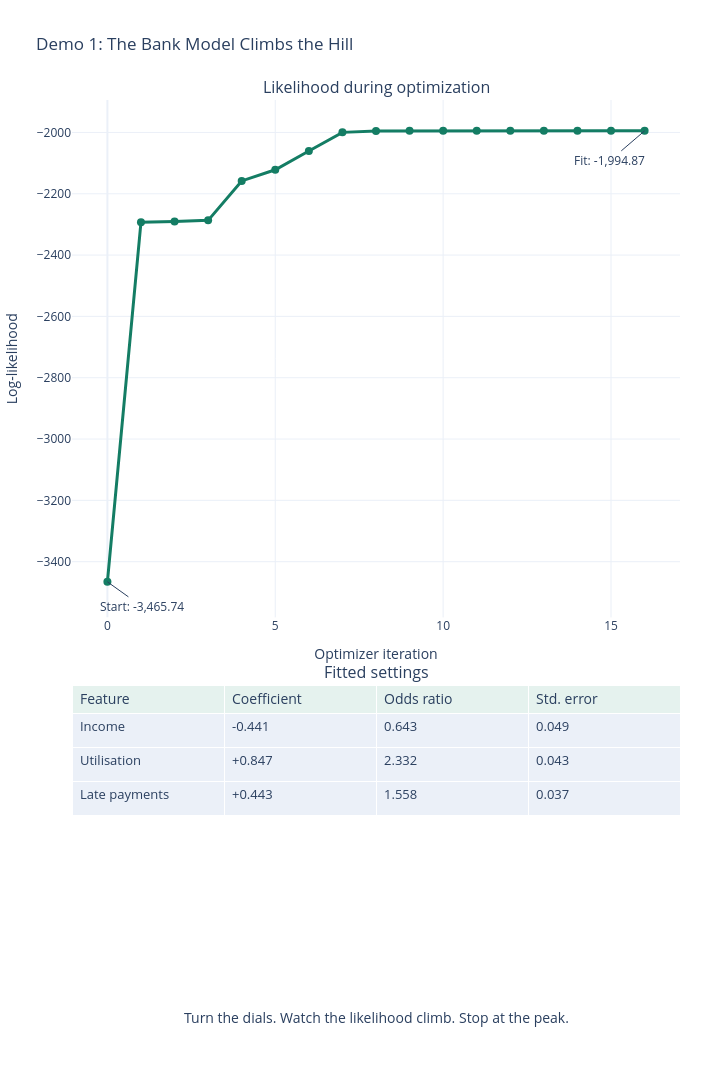

The cell this chart's notebook holds for it:
### Code cell
# Import Plotly's graph objects and subplot helper for an interactive fit summary.
import plotly.graph_objects as go
from plotly.subplots import make_subplots

# Number every recorded point, including the initial all-zero parameter guess.
iteration_numbers = np.arange(len(likelihood_history))

# Stack the likelihood chart above its fitted-statistics table for a portrait video canvas.
figure = make_subplots(
    rows=2,
    cols=1,
    row_heights=[0.66, 0.34],
    vertical_spacing=0.08,
    specs=[[{"type": "xy"}], [{"type": "table"}]],
    subplot_titles=("Likelihood during optimization", "Fitted settings"),
)

# Add every likelihood value recorded by the optimizer as an interactive line-and-marker trace.
figure.add_trace(
    go.Scatter(
        x=iteration_numbers,
        y=likelihood_history,
        mode="lines+markers",
        name="Log-likelihood",
        line={"color": "#147D64", "width": 3},
        marker={"size": 8},
        hovertemplate="Iteration %{x}<br>Log-likelihood %{y:,.2f}<extra></extra>",
    ),
    row=1,
    col=1,
)

# Add a table containing values derived from the fitted model and observed information matrix.
figure.add_trace(
    go.Table(
        header={
            "values": ["Feature", "Coefficient", "Odds ratio", "Std. error"],
            "fill_color": "#E5F2EE",
            "align": "left",
            "font": {"size": 14},
        },
        cells={
            "values": [
                feature_names,
                [f"{value:+.3f}" for value in fitted_coefficients],
                [f"{value:.3f}" for value in fitted_odds_ratios],
                [f"{value:.3f}" for value in coefficient_standard_errors],
            ],
            "align": "left",
            "height": 34,
            "font": {"size": 13},
        },
    ),
    row=2,
    col=1,
)

# Label the initial likelihood point with its value from this run.
figure.add_annotation(
    x=iteration_numbers[0],
    y=likelihood_history[0],
    text=f"Start: {likelihood_history[0]:,.2f}",
    showarrow=True,
    ax=35,
    ay=25,
    xref="x",
    yref="y",
)

# Label the fitted endpoint with the optimizer's final likelihood.
figure.add_annotation(
    x=iteration_numbers[-1],
    y=fitted_log_likelihood,
    text=f"Fit: {fitted_log_likelihood:,.2f}",
    showarrow=True,
    ax=-35,
    ay=30,
    xref="x",
    yref="y",
)

# Name the likelihood chart axes.
figure.update_xaxes(title_text="Optimizer iteration", row=1, col=1)
figure.update_yaxes(title_text="Log-likelihood", row=1, col=1)

# Place the requested caption below the stacked chart and table.
figure.add_annotation(
    x=0.5,
    y=-0.09,
    xref="paper",
    yref="paper",
    text="Turn the dials. Watch the likelihood climb. Stop at the peak.",
    showarrow=False,
    font={"size": 14},
)

# Use an exact 9:16 portrait canvas and enable interactive hover details.
figure.update_layout(
    title="Demo 1: The Bank Model Climbs the Hill",
    template="plotly_white",
    width=720,
    height=1280,
    autosize=False,
    margin={"l": 70, "r": 40, "t": 100, "b": 140},
    hovermode="closest",
)

# Render the interactive portrait graph and fitted-statistics table.
figure.show()

### Figure 1 — Plotly figure (JSON) as saved in the notebook; plotly's stock layout.template omitted (floating-point values rounded to 4 significant figures)
{"data": [{"hovertemplate": "Iteration %{x}<br>Log-likelihood %{y:,.2f}<extra></extra>", "line": {"color": "#147D64", "width": 3}, "marker": {"size": 8}, "mode": "lines+markers", "name": "Log-likelihood", "type": "scatter", "x": [0, 1, 2, 3, 4, 5, 6, 7, 8, 9, 10, 11, 12, 13, 14, 15, 16], "xaxis": "x", "y": [-3466.0, -2293.0, -2291.0, -2287.0, -2158.0, -2122.0, -2060.0, -2000.0, -1995.0, -1995.0, -1995.0, -1995.0, -1995.0, -1995.0, -1995.0, -1995.0, -1995.0], "yaxis": "y"}, {"cells": {"align": "left", "font": {"size": 13}, "height": 34, "values": [["Income", "Utilisation", "Late payments"], ["-0.441", "+0.847", "+0.443"], ["0.643", "2.332", "1.558"], ["0.049", "0.043", "0.037"]]}, "domain": {"x": [0, 1], "y": [0, 0.3128]}, "header": {"align": "left", "fill": {"color": "#E5F2EE"}, "font": {"size": 14}, "values": ["Feature", "Coefficient", "Odds ratio", "Std. error"]}, "type": "table"}], "layout": {"annotations": [{"font": {"size": 16}, "showarrow": false, "text": "Likelihood during optimization", "x": 0.5, "xanchor": "center", "xref": "paper", "y": 1, "yanchor": "bottom", "yref": "paper"}, {"font": {"size": 16}, "showarrow": false, "text": "Fitted settings", "x": 0.5, "xanchor": "center", "xref": "paper", "y": 0.3128, "yanchor": "bottom", "yref": "paper"}, {"ax": 35, "ay": 25, "showarrow": true, "text": "Start: -3,465.74", "x": 0, "xref": "x", "y": -3466.0, "yref": "y"}, {"ax": -35, "ay": 30, "showarrow": true, "text": "Fit: -1,994.87", "x": 16, "xref": "x", "y": -1995.0, "yref": "y"}, {"font": {"size": 14}, "showarrow": false, "text": "Turn the dials. Watch the likelihood climb. Stop at the peak.", "x": 0.5, "xref": "paper", "y": -0.09, "yref": "paper"}], "autosize": false, "height": 1280, "hovermode": "closest", "margin": {"b": 140, "l": 70, "r": 40, "t": 100}, "title": {"text": "Demo 1: The Bank Model Climbs the Hill"}, "width": 720, "xaxis": {"anchor": "y", "domain": [0, 1], "title": {"text": "Optimizer iteration"}}, "yaxis": {"anchor": "x", "domain": [0.3928, 1], "title": {"text": "Log-likelihood"}}}}
